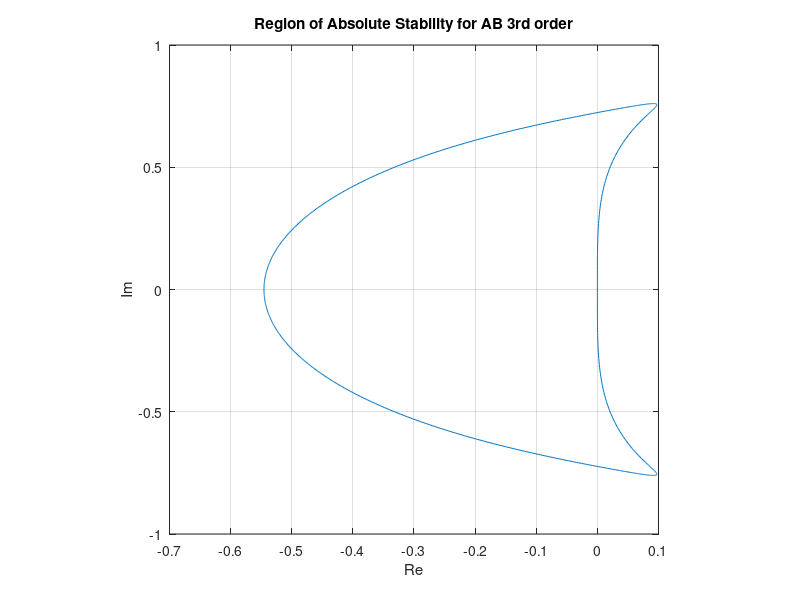

Write MATLAB code to recreate this figure.
%Ex5Q3a
%Adams Bashforth 3rd order

for h=-2:0.05:0
   p=[1, -1-23/12*h, 4*h/3 -5/12*h];
   %disp([h,abs(roots(p))'])
   fprintf('%7.4f %7.4f %7.4f %7.4f\n',h,abs(roots(p)))
end

theta=linspace(0,2*pi,1000);
w=exp(-i*theta);
z=(w.^3-w.^2)./(w.^2*23/12-w*4/3+5/12);
plot(z)
axis square
grid on
xlabel('Re')
ylabel('Im')
title('Region of Absolute Stability for AB 3rd order')